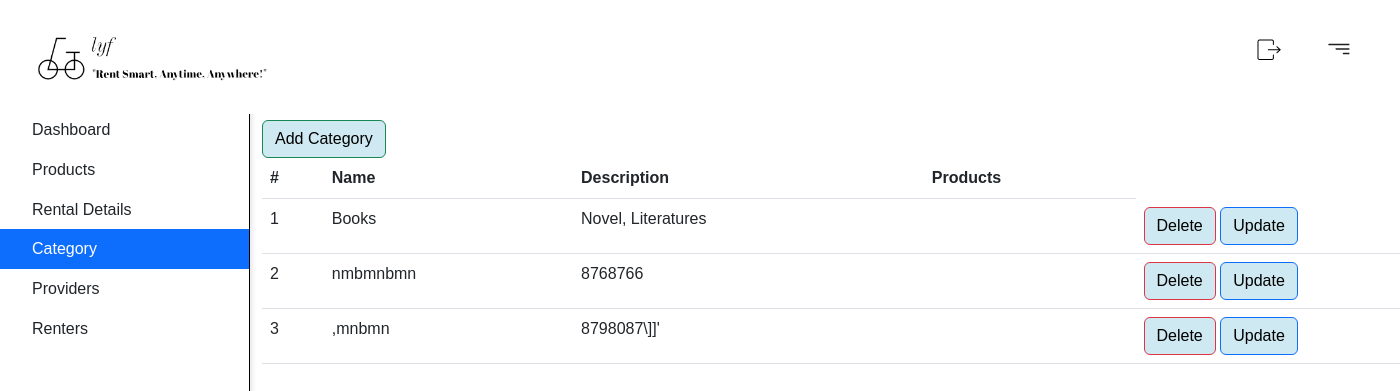
The page /adminCategory (signed in) on the database as committed earlier.
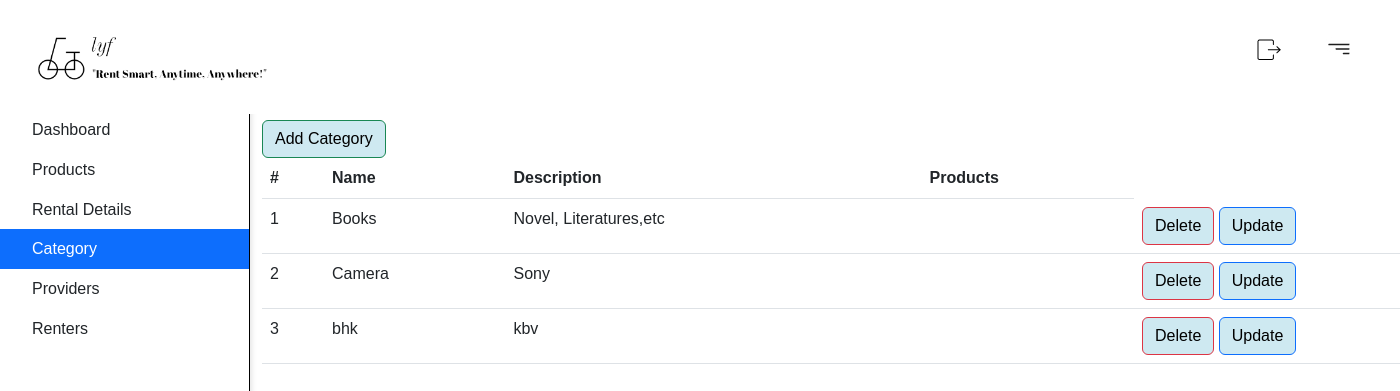
The same page on the database as committed later.
### adminPanel/models.py (models this page shows, shortened)
class Categories(models.Model):
    Name = models.CharField(max_length=50,null=False,unique=True)
    description = models.CharField(max_length=500,null=True)

### adminPanel/views.py (the view)
# urls.py: path('adminCategory',views.adminCategory,name='adminCategory'),
@login_required(login_url='user:perform_login')
def adminCategory(request):
    cat = Categories.objects.all()
    return render(request, 'adminPanel/adminCategory.html', {'cat': cat})

### templates/adminPanel/adminCategory.html (shortened to what this page needs)
{% extends "adminPanel/adminPanel.html" %}
{% block content %}
<div id="sidebarMenu" class="sidebar bg-white">
    <div class="position-sticky">
        <div class="list-group list-group-flush">
            <a href="{% url 'adminPanel:adminPanel' %}" class="list-group-item list-group-item-action py-2 ripple  ">
                <span>Dashboard</span>
            </a>
            <a href="{% url 'adminPanel:adminProducts' %}" class="list-group-item list-group-item-action py-2 ripple ">
                <span>Products</span>
            </a>
            <a href="#" class="list-group-item list-group-item-action py-2 ripple">
                <span>Rental Details</span>
            </a>
            <a href="{% url 'adminPanel:adminCategory' %}" class="list-group-item list-group-item-action py-2 ripple active">
                <span>Category</span>
            </a>
            <a href="{% url 'adminPanel:providerList' %}" class="list-group-item list-group-item-action py-2 ripple">
                <span>Providers</span>
            </a>
            <a href="{% url 'adminPanel:renterList' %}" class="list-group-item list-group-item-action py-2 ripple ">
                <span>Renters</span>
            </a>
        </div>
    </div>
</div>
<div class="container" style="margin-left: 250px; margin-top: 120px;">
    <form class="form-inline ">
        <a href="{% url 'adminPanel:adminAddCategory' %}" class="btn btn-success">Add Category</a>
    </form>
    <table class="table">
        <thead>
            <tr>
                <th>#</th>
                <th>Name</th>
                <th>Description</th>
                <th>Products</th>
            </tr>
        </thead>
        <tbody>
            {% for i in cat %}
            <tr>
                <td>{{ forloop.counter }}</td>
                <td>{{ i.Name }}</td>
                <td>{{ i.description }}</td>
                <td>{{ i.Products }}</td>
                <td>
                    <a href="{% url 'adminPanel:adminDeleteCategory' i.id %}" class="btn btn-danger">Delete</a>
                    <a href="{% url 'adminPanel:adminUpdateCategory' i.id %}" class="btn btn-primary">Update</a>
                </td>
            </tr>
            {% endfor %}
        </tbody>
    </table>
</div>
{% endblock %}

Rows that differ between the two databases and show on the page:
removed Categories: Name "nmbmnbmn", description "8768766"
removed Categories: Name ",mnbmn", description "8798087\\]]'"
changed Categories "Books": description "Novel, Literatures" → "Novel, Literatures,etc"
added Categories: Name "Camera", description "Sony"
added Categories: Name "bhk", description "kbv"
